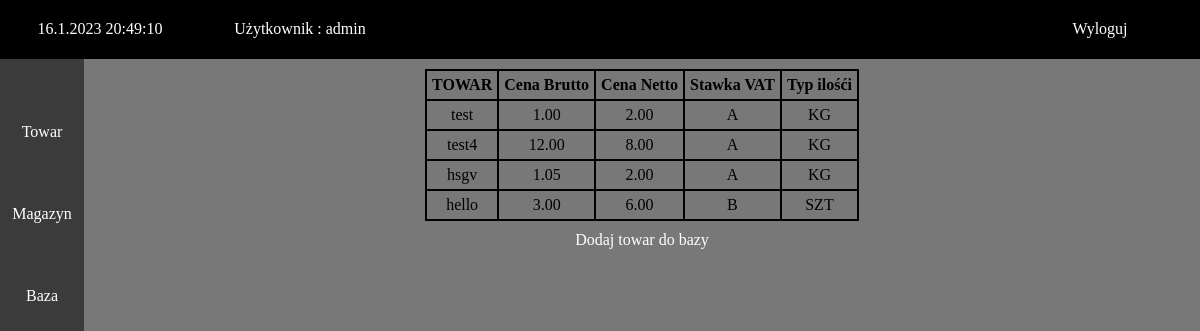
The page /baza_towarow/ (signed in) on the database its author committed.
### WebApp/models.py (models this page shows, shortened)
class Produkt(models.Model):
    nazwaProduktu = models.CharField(max_length=20, default=' ', primary_key=True)
    cenaBrutto = models.DecimalField(max_digits=10, decimal_places=2, default=0)
    cenaNetto = models.DecimalField(max_digits=10, decimal_places=2, default=0)
    stawkaVat = models.CharField(max_length=5, choices=VAT_CHOICES, default=' ')
    typIlosci = models.CharField(max_length=5, choices=TYPE_OF_ILOSC, default=' ')
    class Meta:
        verbose_name_plural = "Produkty"

### WebApp/views.py (the view)
# urls.py: path('baza_towarow/', views.b_towarow, name='b_towarow'),
@login_required(login_url='logowanie')
def b_towarow(request):
    data = Produkt.objects.all()
    return render(request, 'b_towarow.html', {'data': data})

### templates/b_towarow.html
{% extends "base.html" %}
{% block content %}
    <table class="table">
        <thead>
            <th>TOWAR</th>
            <th>Cena Brutto</th>
            <th>Cena Netto</th>
            <th>Stawka VAT</th>
            <th>Typ ilośći</th>
        </thead>
 {% for k in data  %}
            <tr>
                <td>{{k.nazwaProduktu}}</td>
                <td>{{k.cenaBrutto}}</td>
                <td>{{k.cenaNetto}}</td>
                <td>{{k.stawkaVat}}</td>
                <td>{{k.typIlosci}}</td>
            </tr>
            {% endfor %}
        </table>
<a href="{% url 'u_towaru' %}">Dodaj towar do bazy</a>
{% endblock content %}

### templates/base.html (shortened to what this page needs)
{% load static %}
<!DOCTYPE html>
<html lang="en">
<head>
    <link rel="stylesheet" href="{% static 'glowna.css' %}">
     <link rel="stylesheet" href="{% static 'logowanie.css' %}">
</head>
<body>
      <div class="pasek">
       <div class="g_opcja">
           <p>
                <div id="zegar">
                </div>
           </p>
       </div>
       <div class="logowanie">
               <p><a href="{% url 'wylogowanie' %}">Wyloguj</a></p>
       </div>
          <div class = "HelloUser">
              <p><span> Użytkownik : {{ request.user }} </span></p>
          </div>
    </div>
    <div class="tresc">
        <div class="lewy">
             <ul class="menu">
                <li class="opcje">
                    <a>Towar</a>
                </li>
                <li class="opcje">
                    <a>Magazyn</a>
                </li>
                <li class="opcje">
                    <a>Baza</a>
                </li>
            </ul>
    </div>
        <div class="gowny">
            {% block content %} {% endblock content %}
        </div>
    </div>
</body>
</html>

### static/glowna.css (style rules this page uses)
hhtml, body { background-color: #787878; height: 100%; margin: 0 auto; }
table, th, td { margin: 10px auto; padding: 5px; border: 2px solid; border-collapse: collapse; }
.pasek { background-color: #000000; width: 100%; margin: 0px; padding: 0px; display: block; position: sticky; min-height: 3.66em; }
.HelloUser { color: white; display: flex; justify-content: center; align-items: center; left: 50%; min-height: 6%; width: 12em; padding: 4px; }
.lewy { background-color: #3B3B3B; width: 7%; margin: 0px 0px 0px 0px; padding: 0px 0px; float: left; display: inline; min-height: 94%; position: absolute; z-index : 10; }
.gowny { text-align: center; width: 93%; margin: 0px; padding: 0px; float: right; display: inline; min-height: 94%; position: relative; }
.g_opcja { color: white; display: block; float: left; min-height: 6%; width: 12em; padding: 4px; text-align: center; }
.logowanie { color: white; display: flex; justify-content: center; align-items: center; float: right; min-height: 6%; width: 12em; padding: 4px; }
a { color: white; text-decoration: none; }
.menu { list-style: none; padding: 0px; margin: 0px; position: absolute; width: 100%; height: 3em; text-align: center; margin-bottom: 0px; }
.opcje { margin-top: 4em; }

### rows shown on the page
Produkt: nazwaProduktu "test", cenaBrutto "1.00", cenaNetto "2.00", stawkaVat "A", typIlosci "KG"
Produkt: nazwaProduktu "test4", cenaBrutto "12.00", cenaNetto "8.00", stawkaVat "A", typIlosci "KG"
Produkt: nazwaProduktu "hsgv", cenaBrutto "1.05", cenaNetto "2.00", stawkaVat "A", typIlosci "KG"
Produkt: nazwaProduktu "hello", cenaBrutto "3.00", cenaNetto "6.00", stawkaVat "B", typIlosci "SZT"

### other values the page prints
{{ request.user }} "admin"
